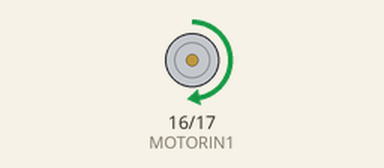
Bench run of a sketch on a simulated ESP32. Parts: motor-driver pin pairs drawn as motors (green arrow = first pin HIGH = forward, orange = second pin HIGH = backward, longer = more drive).

Above: at 2.5 s.
At 5.5 s:
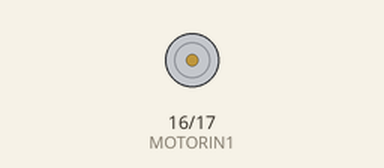
At 8.5 s:
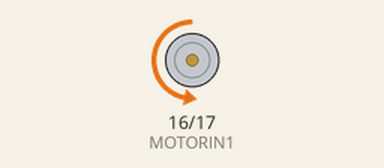
Timing chart, 0 to 15.6 s (numbered marks = the images above):
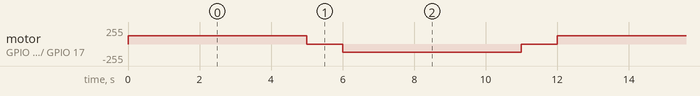

Measured:
- by itself, motor on GPIO 16 (MOTORIN1) / GPIO 17 (MOTORIN2): repeats every 12.0 s: stopped 1.0 s, backward 127/255 5.0 s, stopped 1.0 s, forward 127/255 5.0 s

The sketch:

DC_MotorCntrl_AnalogWrite.ino
```cpp
#include <Arduino.h>
#include "esp32-hal-ledc.h"

int SpeedStep = 1;
int Speed = 0;
#define MOTORIN1 16
#define MOTORIN2 17
void setup() {
 analogWriteFrequency(915); // set frequency to 10 KHz for LED pin
 //analogWriteFrequency(MOTORIN2, 915); // set frequency to 10 KHz for LED pin
  // Set resolution for a specific pin
  analogWriteResolution(10);
}

void loop() {

  analogWrite(MOTORIN1, 512);
  analogWrite(MOTORIN2, 0);
  delay(5000);

  analogWrite(MOTORIN1, 0);
  analogWrite(MOTORIN2, 0);
  delay(1000);

  analogWrite(MOTORIN1, 0);
  analogWrite(MOTORIN2, 512);
  delay(5000);

  analogWrite(MOTORIN1, 0);
  analogWrite(MOTORIN2, 0);
  delay(1000);
}
```
